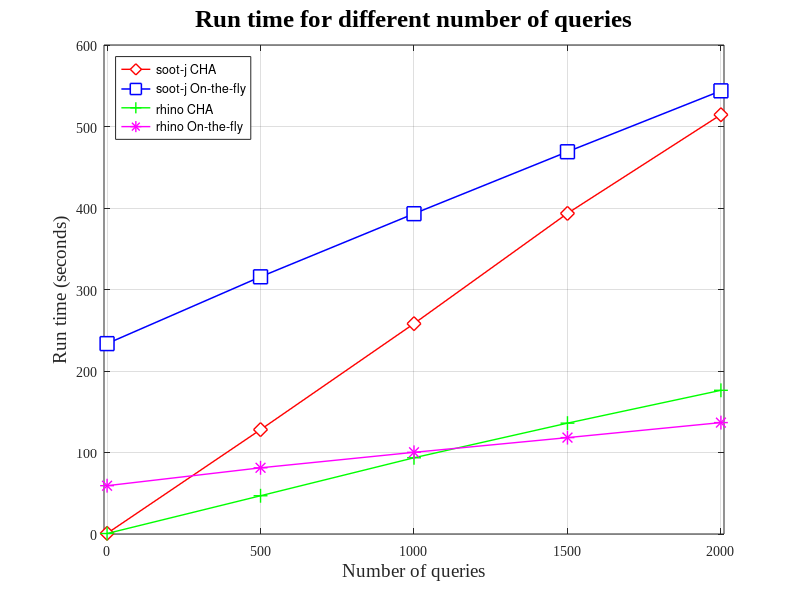

Recreate this plot in MATLAB.
function perf()
figure();
% x axis
x = 0:500:2000;
% On-the-fly call graph building time
sootjCHA = 0.733;
% CHA-based call graph building time
sootjOTF = 233.594;
% on-the-fly query run time
sootjCHA1 = [sootjCHA,sootjCHA+[127.298, 257.398, 392.674, 513.794]];
% CHA query run time
sootjOTF1 = [sootjOTF,sootjOTF+[81.986, 159.422, 235.433, 310.181]];


rhinoCHA = 0.587;
rhinoOTF = 59.278;
rhinoCHA1 = [rhinoCHA,rhinoCHA+[46.343, 92.933, 135.421, 175.725]];
rhinoOTF1 = [rhinoOTF,rhinoOTF+[21.937, 40.945, 58.979, 77.425]];


plot(x,sootjCHA1,'d-r','MarkerSize', 10, 'MarkerFaceColor', 'r', 'LineWidth', 1.01, 'MarkerFaceColor', 'w');
hold on;
plot(x,sootjOTF1,'s-b','MarkerSize', 10, 'MarkerFaceColor', 'b','LineWidth', 1.1, 'MarkerFaceColor', 'w');
hold on;
plot(x,rhinoCHA1,'+-g','MarkerSize', 10, 'MarkerFaceColor', 'g', 'LineWidth', 1.01, 'MarkerFaceColor', 'w');
hold on;
plot(x,rhinoOTF1,'*-m','MarkerSize', 10, 'MarkerFaceColor', 'm', 'LineWidth', 1.01, 'MarkerFaceColor', 'w');
hold on;

axis([-10,2010,0,600]);
% lable setting
xlabel('Number of queries','FontName','Times New Roman','FontSize',14);
ylabel('Run time (seconds)','FontName','Times New Roman','FontSize',14);
% legend setting
legend('soot-j CHA', 'soot-j On-the-fly', 'rhino CHA', 'rhino On-the-fly', 'Location','NorthWest');
% axis setting
set(gca,'FontName','Times New Roman','FontSize',10);
% title setting
title('Run time for different number of queries','FontName','Times New Roman','FontSize',18);
% gtext('21976.49');
% gtext('209.46');
grid on;